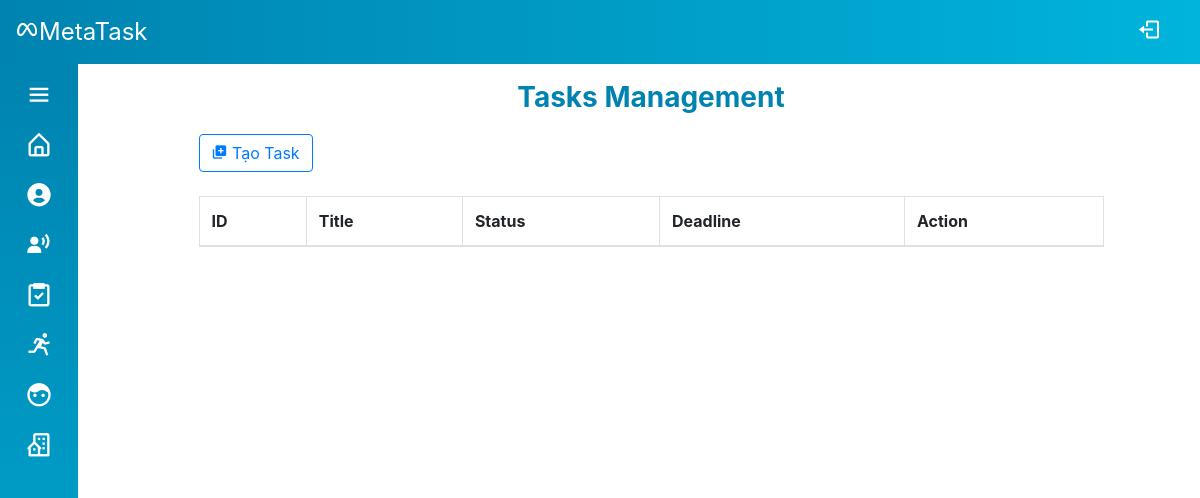
The page /Source/mvc/index.php?controller=task&action=indexManager (signed in) on the database as committed earlier.
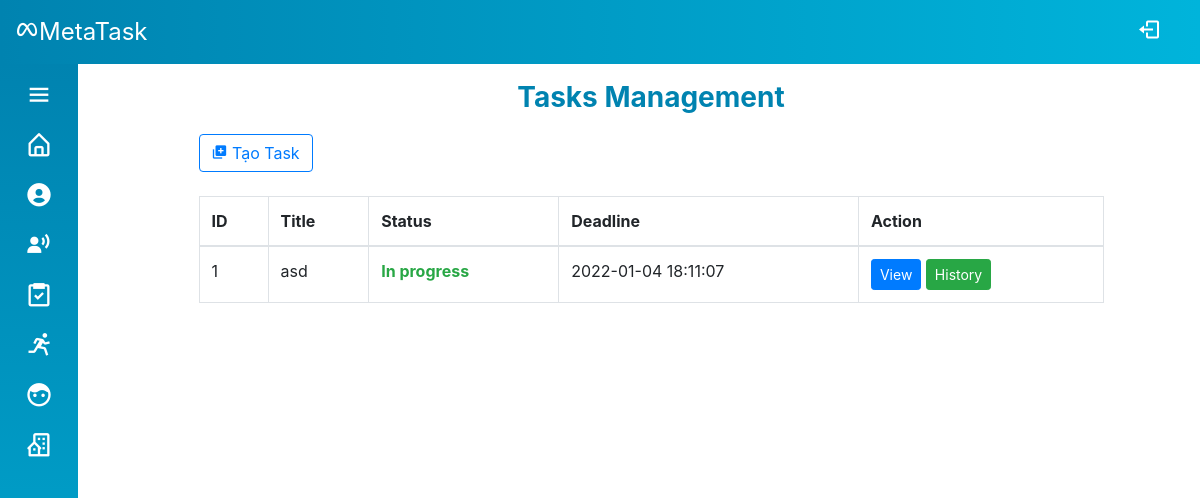
The same page on the database as committed later.
### tables this page shows
CREATE TABLE `task` (
  `id` int(6) UNSIGNED NOT NULL,
  `manager_id` int(6) UNSIGNED NOT NULL,
  `staff_id` int(6) UNSIGNED NOT NULL,
  `title` varchar(100) NOT NULL,
  `description` varchar(200) DEFAULT NULL,
  `status` varchar(30) DEFAULT 'New',
  `rating` varchar(10) DEFAULT NULL,
  `date_created` timestamp NOT NULL DEFAULT current_timestamp(),
  `deadline` datetime NOT NULL
);

### Source/mvc/controllers/base_controller.php (called while the page is built, shortened)
<?php
    class BaseController {
        protected $name;
        public function render($view, $data = array()) {
            extract($data);
            require_once('views/' .$this->name . '/' . $view . '.php');
            require_once('views/layout/template.php');
        }
    }
?>

### Source/mvc/controllers/task_controller.php (called while the page is built, shortened)
<?php
require_once('models/Task.php');
require_once('base_controller.php');
class TaskController extends BaseController
{
    public function indexManager()
    {
        $tasks = Task::getAll($_SESSION['id']);
        $data = array('tasks' => $tasks);
        $this->render('indexManager', $data);
    }
}

### Source/mvc/route.php (called while the page is built, shortened)
<?php
$obj = new $className();
$obj->$action();

### Source/mvc/index.php (called while the page is built, shortened)
<?php
require_once('route.php');

### Source/mvc/models/Task.php (called while the page is built, shortened)
<?php
class Task
{
    public function __construct(
        $id,
        $managerID,
        $staffID,
        $title,
        $description,
        $status,
        $rating,
        $date,
        $deadline,
    ) {
        $this->id = $id;
        $this->title = $title;
        $this->status = $status;
        $this->deadline = $deadline;
    }
    public static function getAll($managerID)
    {
        $sql = "SELECT * FROM task WHERE manager_id = :managerID";
        $conn = DB::getConnection();
        $stm = $conn->prepare($sql);
        $stm->execute(array('managerID' => $managerID));
        $data = array();
        foreach ($stm->fetchAll() as $item) {
            $data[] = new Task($item['id'], $item['manager_id'], $item['staff_id'], $item['title'], $item['description'], $item['status'], $item['rating'], $item['date_created'], $item['deadline']);
        }
        return $data;
    }
}

### Source/mvc/views/task/indexManager.php (the view, shortened to what this page needs)
<div class="container-fluid">
    <div class="row">
        <div class="col-12 col-md-10 offset-md-1">
            <div class="profile-info">
                <div class="info-header mb-3">Tasks Management</div>
                <div class="info-body">
                    <button class="btn btn-outline-primary" type="button" data-toggle="modal" data-target="#task-createTask-modal">
                        <i class='bx bxs-add-to-queue'></i> Tạo Task
                    </button>
                    <div class="table-wrapper-scroll-y">
                        <table class="table table-bordered table-hover mt-4 table-responsive-md">
                            <thead>
                                <tr>
                                    <th>ID</th>
                                    <th>Title</th>
                                    <th>Status</th>
                                    <th>Deadline</th>
                                    <th>Action</th>
                                </tr>
                            </thead>
                            <tbody id="table-body">
                                <?php
                                foreach ($data['tasks'] as $s) {
                                ?>
                                    <tr>
                                        <td><?= $s->id ?></td>
                                        <td><?= $s->title ?></td>
                                        <td class="text-success font-weight-bold"><?= $s->status ?></td>
                                        <td><?= $s->deadline ?></td>
                                        <td>
                                            <a class="btn btn-sm btn-primary" href="?controller=task&action=viewManager&id=<?= $s->id ?>">View</a>
                                            <a class="btn btn-sm btn-success" href="#">History</a>
                                        </td>
                                    </tr>
                                <?php
                                }
                                ?>
                            </tbody>
                        </table>
                    </div>
                </div>
            </div>
        </div>
    </div>
</div>

Rows that differ between the two databases and show on the page:
added task: id "1", title "asd", status "In progress", deadline "2022-01-04 18:11:07"
